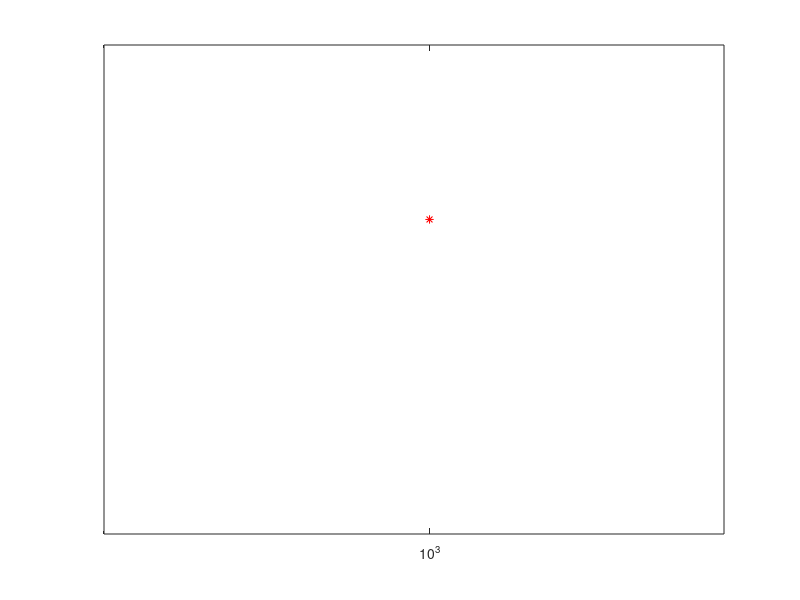

Recreate this plot in MATLAB.
exp = 1e5;
n = 10;
t = 1000;

a = randi([1,t],exp,n);
res = zeros(1,exp);
for i = 1:exp
    res(i) = length(unique(a(i,:)));
end

result = res == 10;
res = 1 - sum(result)/exp;

loglog(t, res, 'r-*');
xticks(t);
yticks(0:100:1000);
xlim([0, t])